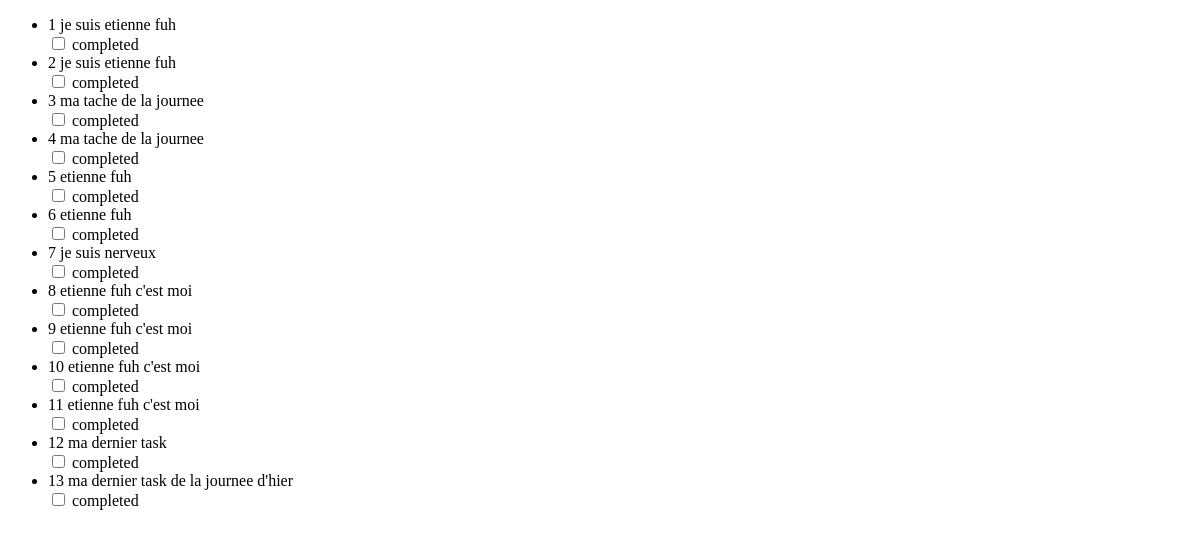
/all, run on an earlier commit of the app's database.
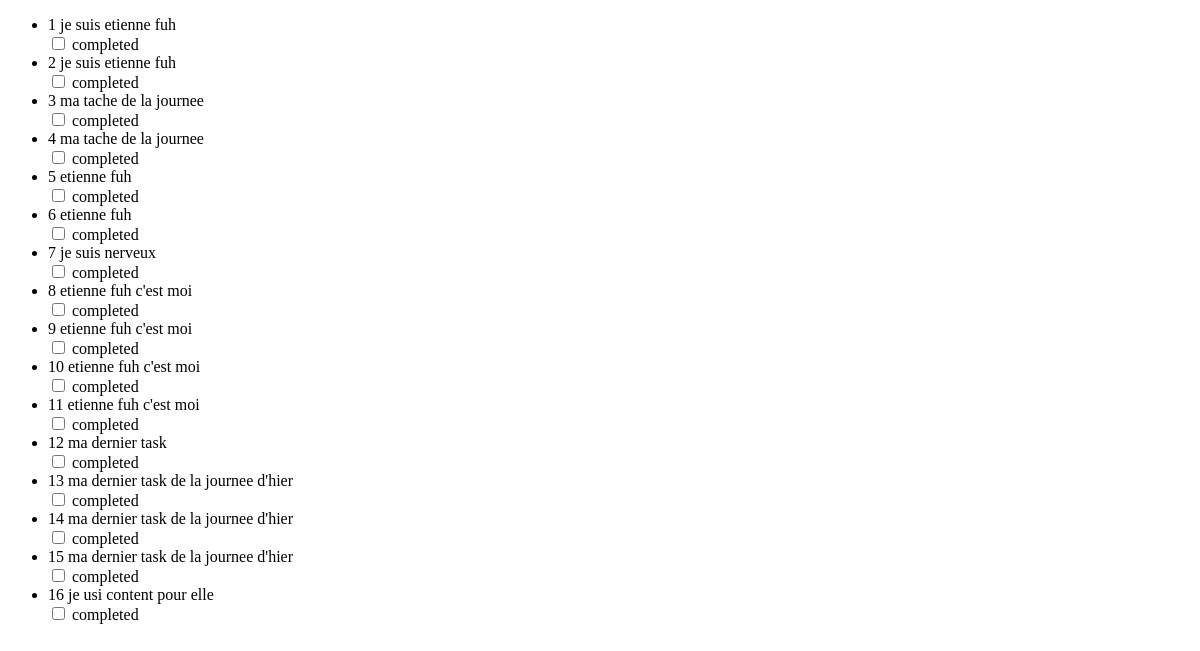
And on a later commit of the database.
### app/models.py (models this page shows, shortened)
class Todo(db.Model):
    id = db.Column(db.Integer, primary_key=True)
    details = db.Column(db.String(64), index=True)
    completed = db.Column(db.Boolean, index=True,
                          default=False, server_default="false")
    def get_tasks():
        return Todo.query.all()
    db.create_all()

### app/routes.py (the view)
@app.route("/all")
def get_all():
    tasks = Todo.get_tasks()
    return flask.render_template('tasks.html', data=tasks)

### app/templates/tasks.html (shortened to what this page needs)
<!DOCTYPE html>
<html lang="en">
<head>
</head>
<body>
    <ul>
        {% for item in data %}
            <li> <span> {{item.id}}</span>  <span> {{item.details}}</span>
                <form method="post">
                    <input type="checkbox" name="completed" id="" value="completed" >
                    <label>completed</label>
                </form>
            </li>
        {% endfor %}
    </ul>
</body>
</html>

What changed in the data, as far as the page shows it:
added Todo: id "14", details "ma dernier task de la journee d'hier"
added Todo: id "15", details "ma dernier task de la journee d'hier"
added Todo: id "16", details "je usi content pour elle"
